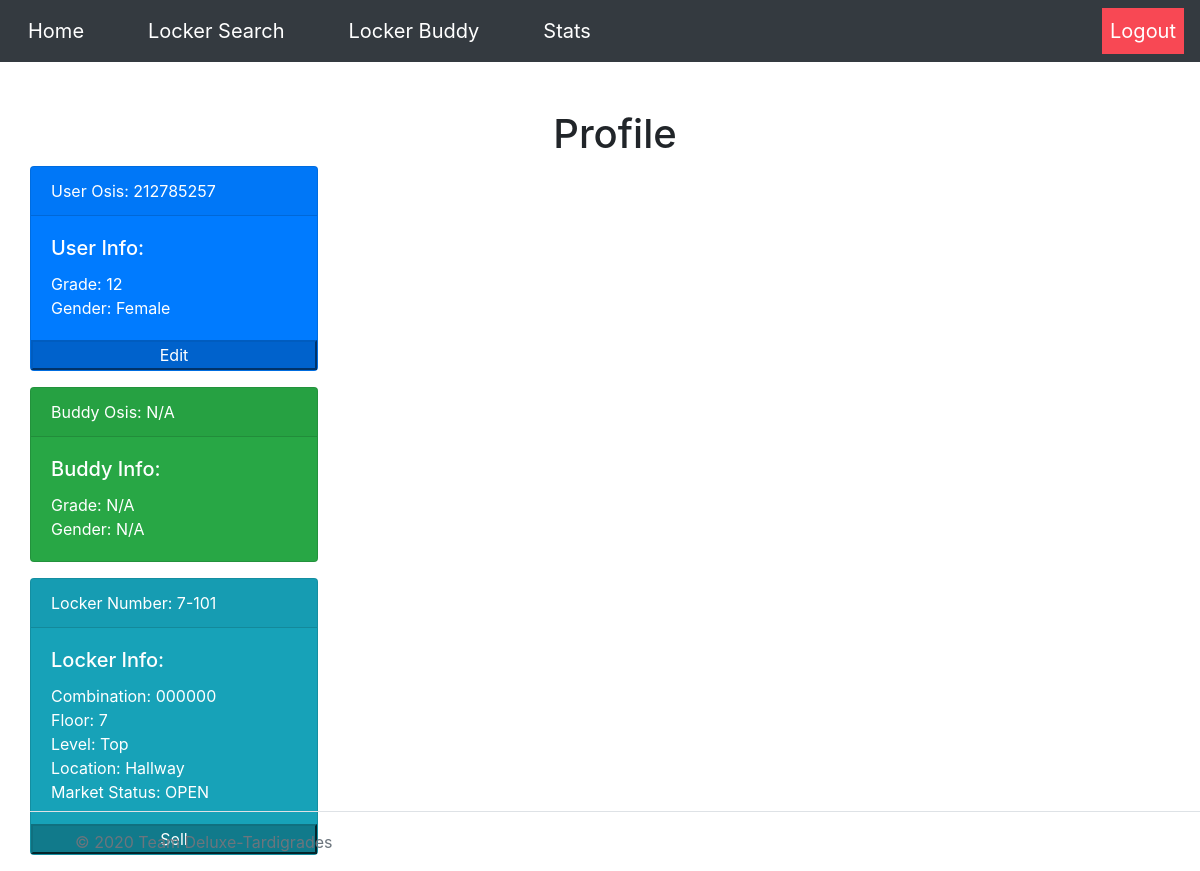
The page /home (signed in) on the database its author committed.
### tables this page shows
CREATE TABLE user_tbl (osis INT, password TEXT, locker INT, grade INT, buddy INT, survey TEXT, history TEXT, gender TEXT);

CREATE TABLE locker_tbl (locker INT, owner TEXT, combo TEXT, floor INT, level INT, location TEXT, status TEXT);

### __init__.py (the view)
@app.route("/home")
@login_required
def profile():
    user = db_manager.getUserInfo(session['osis'])
    buddy = ["N/A","N/A","N/A","N/A","N/A","N/A","N/A","N/A"]
    if len(user[4]) != 0:
        buddy = db_manager.getUserInfo(user[4])
    locker = db_manager.getLockerInfo(user[2])
    transactions = []
    if user[6] != '':
        transactions = user[6].split(",")
        for id in transactions:
            request=db_manager.getTransactionInfo(id)
            if len(request)>0:
                transactions.append(request)
    return render_template("home.html", heading="Profile", user=user, buddy=buddy, locker=locker, transactions=transactions)

### __init__.py (called while the page is built)
def login_required(f):
    @wraps(f)
    def dec(*args, **kwargs):
        if 'osis' in session:
            return f(*args, **kwargs)
        flash('You must be logged in to view this page!', 'danger')
        return redirect('/')
    return dec

### db_builder.py (called while the page is built)
def execmany(cmd, inputs):
    db = sqlite3.connect(DB_FILE)
    c = db.cursor()
    output = c.execute(cmd, inputs)
    db.commit()
    return output

### db_manager.py (called while the page is built)
def getUserInfo(osis):
    q = "SELECT * from user_tbl WHERE osis=?"
    inputs = (osis,)
    data = execmany(q, inputs).fetchone()
    info = [data[0],data[1],data[2],data[3],data[4],data[5],data[6],data[7]]
    return info

def getLockerInfo(locker):
    q = "SELECT * from locker_tbl WHERE locker=?"
    inputs = (locker,)
    data = execmany(q, inputs).fetchone()
    info = [data[0],data[1],data[2],data[3],data[4],data[5],data[6]]
    return info

### templates/home.html (shortened to what this page needs)
{% extends "base.html" %}
{% block body %}
<div class="card text-white bg-primary mb-3" style="max-width: 18rem;">
  <div class="card-header">User Osis: {{user[0]}}</div>
  <div class="card-body">
    <h5 class="card-title">User Info:</h5>
    <p class="card-text">Grade: {{user[3]}} <br> Gender: {{user[7]}}</p>
  </div>
  <form action="/editprof">
    <button type="submit" class="btn-primary btn-block active">Edit</button>
  </form>
</div>
<div class="card text-white bg-success mb-3" style="max-width: 18rem;">
  <div class="card-header">Buddy Osis: {{buddy[0]}}</div>
  <div class="card-body">
    <h5 class="card-title">Buddy Info:</h5>
    <p class="card-text">Grade: {{buddy[3]}} <br> Gender: {{buddy[7]}}</p>
  </div>
</div>
<div class="card text-white bg-info mb-3" style="max-width: 18rem;">
  <div class="card-header">Locker Number: {{locker[3]}}-{{locker[0]}}</div>
  <div class="card-body">
    <h5 class="card-title">Locker Info:</h5>
    <p class="card-text">Combination: {{locker[2]}} <br> Floor: {{locker[3]}} <br> Level: {{locker[4]}} <br> Location: {{locker[5]}} <br> Market Status: {{locker[6]}}</p>
  </div>
  <button class="btn-info active btn-block">Sell</button>
</div>
  {% endblock %}

### templates/base.html (style rules this page uses)
body { margin-left: 30px; }

### rows shown on the page
user_tbl: osis "212785257", grade "12", gender "Female"
locker_tbl: floor "7", locker "101", combo "000000", level "Top", location "Hallway", status "OPEN"

### other values the page prints
{{ heading }} "Profile"
{{ buddy[0] }} "N/A"
{{ buddy[3] }} "N/A"
{{ buddy[7] }} "N/A"
